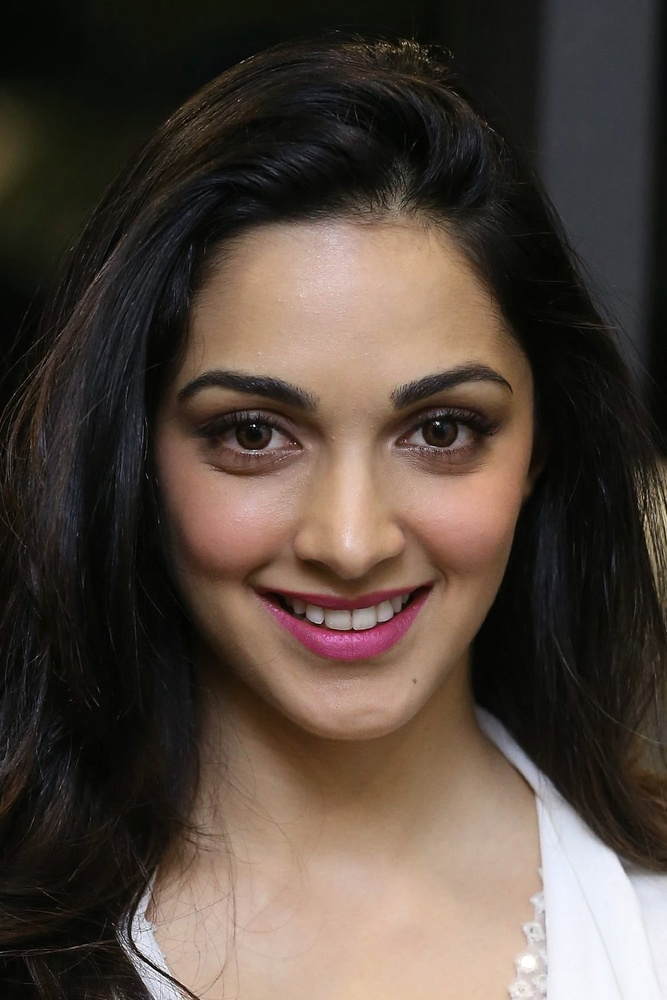
#> input picture Segmentation and Object Recognition with HED/images/Input_kiara.jpg, 667 x 1000 px, shrunk from 1000 x 1500 before the run, found by its file name
$ python canny_edge_detection.py
#> lines starting #> are read from the running program, lines starting #| are printed output that depends on the picture
# Loading required libraries:
import cv2

class CropLayer(object):
    def __init__(self, params, blobs):
        self.x_start = 0
        self.x_end = 0
        self.y_start = 0
        self.y_end = 0

    def getMemoryShapes(self, inputs):
        input_shape, target_shape = inputs[0], inputs[1]
        batch_size, num_channels = input_shape[0], input_shape[1]
        height, width = target_shape[2], target_shape[3]

        self.y_start = (input_shape[2] - target_shape[2]) // 2
        self.x_start = (input_shape[3] - target_shape[3]) // 2
        self.y_end = self.y_start + height
        self.x_end = self.x_start + width

        return [[batch_size, num_channels, height, width]]

    def forward(self, inputs):
        return [inputs[0][:, :, self.y_start:self.y_end, self.x_start:self.x_end]]


cv2.dnn_registerLayer('Crop', CropLayer)

img = cv2.imread('~/Desktop/hed/images/Input_kiara.jpg')
#> img is the input picture: shape (1000, 667, 3); mean B, G, R 62.1, 70.8, 83.5
H, W = img.shape[:2]
#> H = 1000; W = 667

gray = cv2.cvtColor(img, cv2.COLOR_BGR2GRAY)
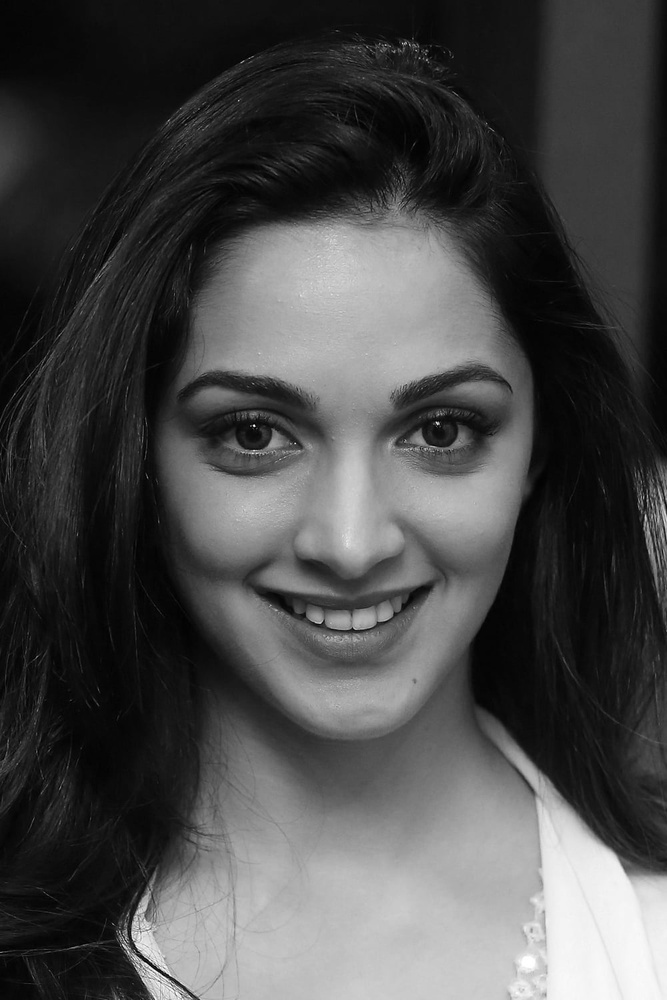
#> gray: shape (1000, 667); min 0, max 255, mean 73.7
blurred = cv2.GaussianBlur(gray, (5, 5), 0)
canny = cv2.Canny(blurred, 30, 150)
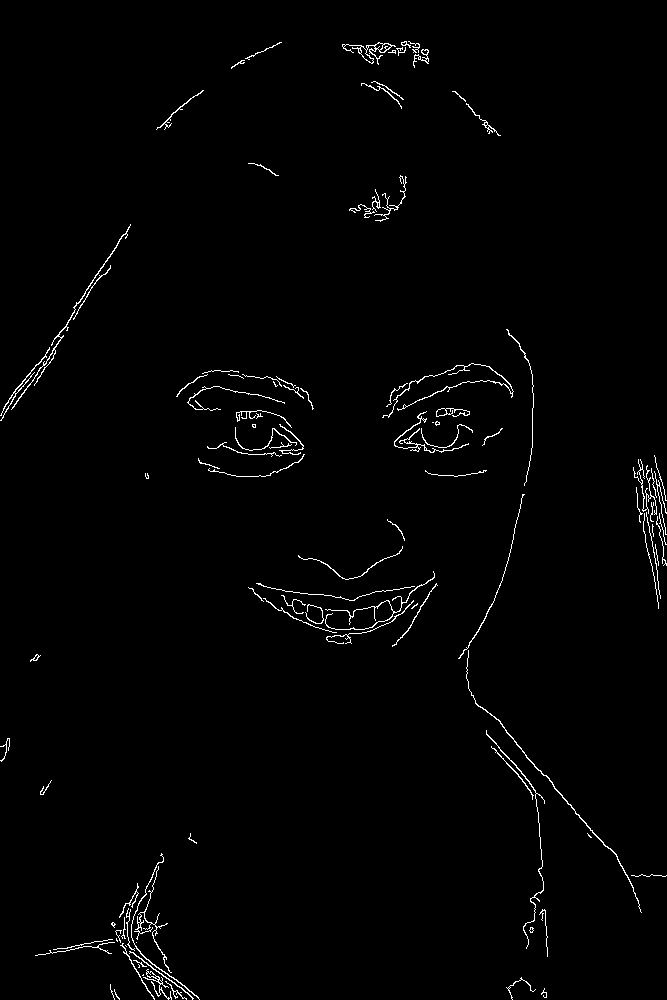
#> canny: shape (1000, 667); 1.3% white in thin lines or dots

cv2.imwrite('~/Desktop/hed/images/Output_cannyImage_kiara.jpg', canny)
cv2.imshow('Canny Output', canny)
cv2.waitKey(0)
